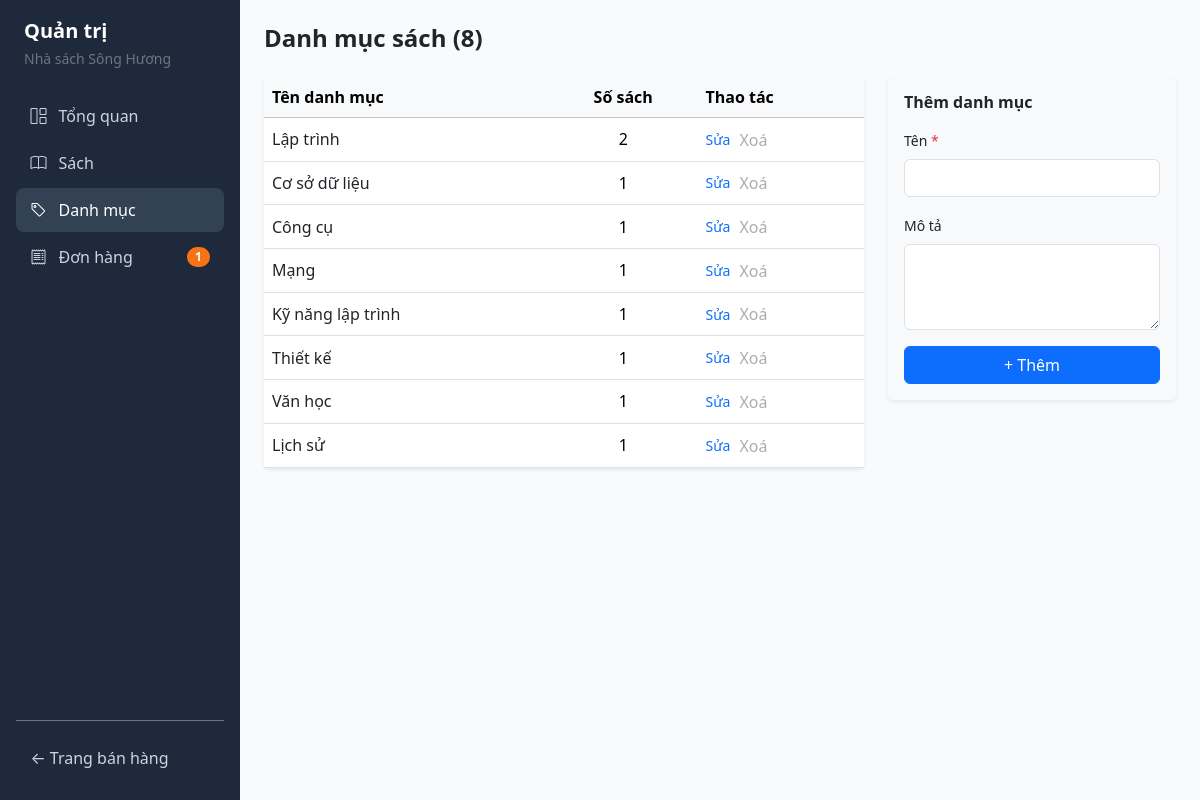
The page /admin/categories on the database its author committed.
### chuong_06/quanly_nhasach/models.py (models this page shows, shortened)
class Category(db.Model):
    __tablename__ = "categories"
    id = db.Column(db.Integer, primary_key=True)
    name = db.Column(db.String(100), nullable=False, unique=True)
    description = db.Column(db.Text, nullable=True)
    books = db.relationship("Book", back_populates="category", lazy="dynamic")

### chuong_06/quanly_nhasach/app.py (the view, shortened to what this page needs)
@app.route("/admin/categories", methods=["GET", "POST"])
def admin_categories():
    form = CategoryForm()
    return render_template(
        "admin/categories.html",
        categories_with_counts=_get_categories_with_counts(),
        form=form,
        edit_category=None,
    )

### chuong_06/quanly_nhasach/forms.py (shortened to what this page needs)
class CategoryForm(FlaskForm):
    name = StringField(
        "Tên",
        validators=[
            DataRequired(message="Vui lòng nhập tên danh mục."),
            Length(max=100, message="Tên danh mục tối đa 100 ký tự."),
        ],
    )
    description = TextAreaField("Mô tả", validators=[Optional()])
    submit = SubmitField("+ Thêm")
    def __init__(self, category_id=None, *args, **kwargs):
        super().__init__(*args, **kwargs)
        self.category_id = category_id

### chuong_06/quanly_nhasach/app.py (called while the page is built)
def get_raw_cart():
    cart = session.get("cart", {})
    if not isinstance(cart, dict):
        cart = {}
        session["cart"] = cart
    return cart

def get_cart_total_quantity():
    cart = get_raw_cart()
    return sum(int(qty) for qty in cart.values() if int(qty) > 0)

@app.context_processor
def inject_global_counts():
    pending_count = (
        db.session.query(func.count(Order.id))
        .filter(Order.status == Order.STATUS_PENDING)
        .scalar()
        or 0
    )
    return {
        "cart_count": get_cart_total_quantity(),
        "pending_orders_count": pending_count,
    }

def _get_categories_with_counts():
    return (
        db.session.query(Category, func.count(Book.id).label("book_count"))
        .outerjoin(Book, Category.id == Book.category_id)
        .group_by(Category.id)
        .order_by(Category.id.asc())
        .all()
    )

### chuong_06/quanly_nhasach/templates/admin/categories.html (shortened to what this page needs)
{% extends "admin/base_admin.html" %}  {% block content %}
<h4 class="fw-bold mb-4">
  Danh mục sách ({{ categories_with_counts | length }})
</h4>
<div class="row g-4">
  <div class="col-lg-8">
    <div class="card border-0 shadow-sm">
      <div class="table-responsive">
        <table class="table align-middle mb-0">
          <thead class="table-light">
            <tr>
              <th>Tên danh mục</th>
              <th class="text-center">Số sách</th>
              <th>Thao tác</th>
            </tr>
          </thead>
          <tbody>
            {% for cat, book_count in categories_with_counts %}
            <tr>
              <td>
                <a
                  href="{{ url_for('admin_books', category_id=cat.id) }}"
                  class="text-dark text-decoration-none fw-medium"
                >
                  {{ cat.name }}
                </a>
              </td>
              <td class="text-center">{{ book_count }}</td>
              <td>
                <div class="d-flex align-items-center gap-2">
                  <a
                    href="{{ url_for('admin_category_edit', category_id=cat.id) }}"
                    class="text-decoration-none small"
                    >Sửa</a
                  >
                  <form
                    method="post"
                    action="{{ url_for('admin_category_delete', category_id=cat.id) }}"
                    onsubmit="return confirm('Bạn có chắc chắn muốn xoá danh mục {{ cat.name }}?');"
                  >
                    <button
                      type="submit"
                      class="btn btn-link p-0 text-decoration-none small {% if book_count == 0 %}text-danger{% else %}text-muted opacity-50{% endif %}"
                    >
                      Xoá
                    </button>
                  </form>
                </div>
              </td>
            </tr>
            {% endfor %}
          </tbody>
        </table>
      </div>
    </div>
  </div>
  <div class="col-lg-4">
    <div class="card border-0 shadow-sm p-3 bg-light">
      <h6 class="fw-bold mb-3">
        {{ 'Sửa danh mục: ' + edit_category.name if edit_category else 'Thêm
        danh mục' }}
      </h6>
      <form method="post" novalidate>
        <div class="mb-3">
          <label class="form-label small fw-medium"
            >Tên <span class="text-danger">*</span></label
          >
          {{ form.name(class="form-control" + (" is-invalid" if form.name.errors
          else "")) }}
        </div>
        <div class="mb-3">
          <label class="form-label small fw-medium">Mô tả</label>
          {{ form.description(class="form-control", rows="3") }}
        </div>
        <div class="d-grid gap-2">
          {{ form.submit(class="btn btn-primary") }}
        </div>
      </form>
    </div>
  </div>
</div>
{% endblock %}

### chuong_06/quanly_nhasach/templates/admin/base_admin.html (style rules this page uses)
body { background-color: #f8fafc; }

### rows shown on the page
Category: name "Lập trình", book_count "2"
Category: name "Cơ sở dữ liệu", book_count "1"
Category: name "Công cụ", book_count "1"
Category: name "Mạng", book_count "1"
Category: name "Kỹ năng lập trình", book_count "1"
Category: name "Thiết kế", book_count "1"
Category: name "Văn học", book_count "1"
Category: name "Lịch sử", book_count "1"

### other values the page prints
{{ pending_orders_count }} "1"
{{ categories_with_counts | length }} "8"
